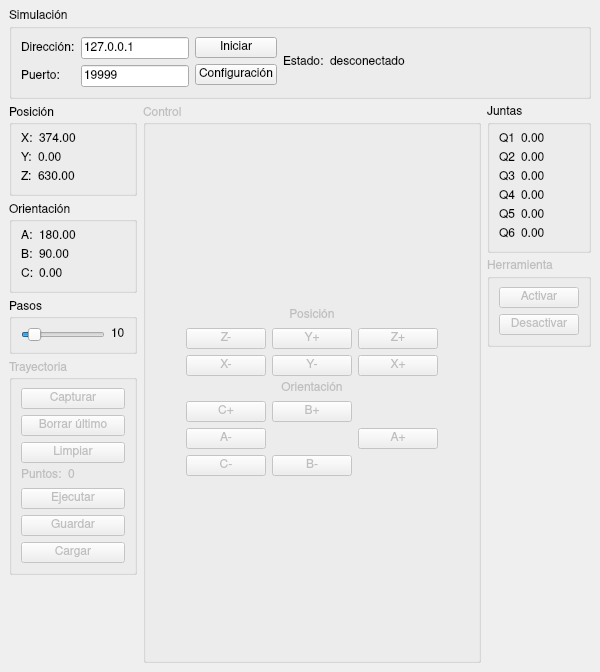
<?xml version="1.0" encoding="UTF-8"?>
<ui version="4.0">
 <class>MainWindowABBPanel</class>
 <widget class="QMainWindow" name="MainWindowABBPanel">
  <property name="geometry">
   <rect>
    <x>0</x>
    <y>0</y>
    <width>600</width>
    <height>672</height>
   </rect>
  </property>
  <property name="minimumSize">
   <size>
    <width>600</width>
    <height>672</height>
   </size>
  </property>
  <property name="font">
   <font>
    <family>Nimbus Sans</family>
   </font>
  </property>
  <property name="windowTitle">
   <string>ABB panel</string>
  </property>
  <widget class="QWidget" name="centralwidget">
   <layout class="QVBoxLayout" name="verticalLayout">
    <item>
     <widget class="QGroupBox" name="groupBoxCoppeliaSimulacion">
      <property name="title">
       <string>Simulación</string>
      </property>
      <layout class="QHBoxLayout" name="horizontalLayout">
       <item>
        <layout class="QVBoxLayout" name="verticalLayout_2">
         <item>
          <widget class="QLabel" name="label">
           <property name="text">
            <string>Dirección:</string>
           </property>
          </widget>
         </item>
         <item>
          <widget class="QLabel" name="label_2">
           <property name="text">
            <string>Puerto:</string>
           </property>
          </widget>
         </item>
        </layout>
       </item>
       <item>
        <layout class="QVBoxLayout" name="verticalLayout_3">
         <item>
          <widget class="QLineEdit" name="lineEditCoppeliaIP">
           <property name="sizePolicy">
            <sizepolicy hsizetype="Minimum" vsizetype="Fixed">
             <horstretch>0</horstretch>
             <verstretch>0</verstretch>
            </sizepolicy>
           </property>
           <property name="text">
            <string>127.0.0.1</string>
           </property>
          </widget>
         </item>
         <item>
          <widget class="QLineEdit" name="lineEditCoppeliaPuerto">
           <property name="sizePolicy">
            <sizepolicy hsizetype="Minimum" vsizetype="Fixed">
             <horstretch>0</horstretch>
             <verstretch>0</verstretch>
            </sizepolicy>
           </property>
           <property name="text">
            <string>19999</string>
           </property>
          </widget>
         </item>
        </layout>
       </item>
       <item>
        <layout class="QVBoxLayout" name="verticalLayout_4">
         <item>
          <widget class="QPushButton" name="pushButtonCoppeliaIniciarDetener">
           <property name="text">
            <string>Iniciar</string>
           </property>
          </widget>
         </item>
         <item>
          <widget class="QPushButton" name="pushButtonCoppeliaConfiguracion">
           <property name="text">
            <string>Configuración</string>
           </property>
          </widget>
         </item>
        </layout>
       </item>
       <item>
        <layout class="QHBoxLayout" name="horizontalLayout_2">
         <item>
          <widget class="QLabel" name="label_3">
           <property name="text">
            <string>Estado:</string>
           </property>
          </widget>
         </item>
         <item>
          <widget class="QLabel" name="labelCoppeliaEstadoConexion">
           <property name="text">
            <string>desconectado</string>
           </property>
          </widget>
         </item>
        </layout>
       </item>
       <item>
        <spacer name="horizontalSpacer">
         <property name="orientation">
          <enum>Qt::Horizontal</enum>
         </property>
         <property name="sizeType">
          <enum>QSizePolicy::Expanding</enum>
         </property>
         <property name="sizeHint" stdset="0">
          <size>
           <width>3</width>
           <height>20</height>
          </size>
         </property>
        </spacer>
       </item>
      </layout>
     </widget>
    </item>
    <item>
     <layout class="QHBoxLayout" name="horizontalLayout_9">
      <item>
       <layout class="QVBoxLayout" name="verticalLayout_7">
        <item>
         <widget class="QGroupBox" name="groupBoxABBPosicion">
          <property name="title">
           <string>Posición</string>
          </property>
          <property name="alignment">
           <set>Qt::AlignLeading|Qt::AlignLeft|Qt::AlignVCenter</set>
          </property>
          <layout class="QVBoxLayout" name="verticalLayout_5">
           <item>
            <layout class="QHBoxLayout" name="horizontalLayout_3">
             <item>
              <widget class="QLabel" name="label_4">
               <property name="text">
                <string>X:</string>
               </property>
              </widget>
             </item>
             <item>
              <widget class="QLabel" name="labelABBPosicionX">
               <property name="sizePolicy">
                <sizepolicy hsizetype="Preferred" vsizetype="Preferred">
                 <horstretch>1</horstretch>
                 <verstretch>0</verstretch>
                </sizepolicy>
               </property>
               <property name="text">
                <string>374.00</string>
               </property>
              </widget>
             </item>
            </layout>
           </item>
           <item>
            <layout class="QHBoxLayout" name="horizontalLayout_4">
             <item>
              <widget class="QLabel" name="label_5">
               <property name="text">
                <string>Y:</string>
               </property>
              </widget>
             </item>
             <item>
              <widget class="QLabel" name="labelABBPosicionY">
               <property name="sizePolicy">
                <sizepolicy hsizetype="Preferred" vsizetype="Preferred">
                 <horstretch>1</horstretch>
                 <verstretch>0</verstretch>
                </sizepolicy>
               </property>
               <property name="text">
                <string>0.00</string>
               </property>
              </widget>
             </item>
            </layout>
           </item>
           <item>
            <layout class="QHBoxLayout" name="horizontalLayout_5">
             <item>
              <widget class="QLabel" name="label_6">
               <property name="text">
                <string>Z:</string>
               </property>
              </widget>
             </item>
             <item>
              <widget class="QLabel" name="labelABBPosicionZ">
               <property name="sizePolicy">
                <sizepolicy hsizetype="Preferred" vsizetype="Preferred">
                 <horstretch>1</horstretch>
                 <verstretch>0</verstretch>
                </sizepolicy>
               </property>
               <property name="text">
                <string>630.00</string>
               </property>
              </widget>
             </item>
            </layout>
           </item>
          </layout>
         </widget>
        </item>
        <item>
         <widget class="QGroupBox" name="groupBoxABBOrientacion">
          <property name="title">
           <string>Orientación</string>
          </property>
          <property name="alignment">
           <set>Qt::AlignLeading|Qt::AlignLeft|Qt::AlignVCenter</set>
          </property>
          <layout class="QVBoxLayout" name="verticalLayout_6">
           <item>
            <layout class="QHBoxLayout" name="horizontalLayout_8">
             <item>
              <widget class="QLabel" name="label_9">
               <property name="text">
                <string>A:</string>
               </property>
              </widget>
             </item>
             <item>
              <widget class="QLabel" name="labelABBOrientacionA">
               <property name="sizePolicy">
                <sizepolicy hsizetype="Preferred" vsizetype="Preferred">
                 <horstretch>1</horstretch>
                 <verstretch>0</verstretch>
                </sizepolicy>
               </property>
               <property name="text">
                <string>180.00</string>
               </property>
              </widget>
             </item>
            </layout>
           </item>
           <item>
            <layout class="QHBoxLayout" name="horizontalLayout_7">
             <item>
              <widget class="QLabel" name="label_8">
               <property name="text">
                <string>B:</string>
               </property>
              </widget>
             </item>
             <item>
              <widget class="QLabel" name="labelABBOrientacionB">
               <property name="sizePolicy">
                <sizepolicy hsizetype="Preferred" vsizetype="Preferred">
                 <horstretch>1</horstretch>
                 <verstretch>0</verstretch>
                </sizepolicy>
               </property>
               <property name="text">
                <string>90.00</string>
               </property>
              </widget>
             </item>
            </layout>
           </item>
           <item>
            <layout class="QHBoxLayout" name="horizontalLayout_6">
             <item>
              <widget class="QLabel" name="label_7">
               <property name="text">
                <string>C:</string>
               </property>
              </widget>
             </item>
             <item>
              <widget class="QLabel" name="labelABBOrientacionC">
               <property name="sizePolicy">
                <sizepolicy hsizetype="Preferred" vsizetype="Preferred">
                 <horstretch>1</horstretch>
                 <verstretch>0</verstretch>
                </sizepolicy>
               </property>
               <property name="text">
                <string>0.00</string>
               </property>
              </widget>
             </item>
            </layout>
           </item>
          </layout>
         </widget>
        </item>
        <item>
         <widget class="QGroupBox" name="groupBoxABBPasos">
          <property name="title">
           <string>Pasos</string>
          </property>
          <property name="alignment">
           <set>Qt::AlignLeading|Qt::AlignLeft|Qt::AlignVCenter</set>
          </property>
          <layout class="QHBoxLayout" name="horizontalLayout_10">
           <item>
            <widget class="QSlider" name="horizontalSliderABBPasos">
             <property name="minimum">
              <number>1</number>
             </property>
             <property name="maximum">
              <number>100</number>
             </property>
             <property name="singleStep">
              <number>1</number>
             </property>
             <property name="value">
              <number>10</number>
             </property>
             <property name="sliderPosition">
              <number>10</number>
             </property>
             <property name="orientation">
              <enum>Qt::Horizontal</enum>
             </property>
            </widget>
           </item>
           <item>
            <widget class="QLabel" name="labelABBPasos">
             <property name="text">
              <string>10</string>
             </property>
            </widget>
           </item>
          </layout>
         </widget>
        </item>
        <item>
         <widget class="QGroupBox" name="groupBoxABBTrayectoria">
          <property name="enabled">
           <bool>false</bool>
          </property>
          <property name="title">
           <string>Trayectoria</string>
          </property>
          <property name="alignment">
           <set>Qt::AlignLeading|Qt::AlignLeft|Qt::AlignVCenter</set>
          </property>
          <layout class="QVBoxLayout" name="verticalLayout_10">
           <item>
            <widget class="QPushButton" name="pushButtonABBCapturarPunto">
             <property name="text">
              <string>Capturar</string>
             </property>
            </widget>
           </item>
           <item>
            <widget class="QPushButton" name="pushButtonABBBorrarUltimoPunto">
             <property name="text">
              <string>Borrar último</string>
             </property>
            </widget>
           </item>
           <item>
            <widget class="QPushButton" name="pushButtonABBLimpiarTrayectoria">
             <property name="text">
              <string>Limpiar</string>
             </property>
            </widget>
           </item>
           <item>
            <layout class="QHBoxLayout" name="horizontalLayout_19">
             <item>
              <widget class="QLabel" name="label_12">
               <property name="text">
                <string>Puntos:</string>
               </property>
              </widget>
             </item>
             <item>
              <widget class="QLabel" name="labelABBCantidadPuntos">
               <property name="sizePolicy">
                <sizepolicy hsizetype="Preferred" vsizetype="Preferred">
                 <horstretch>1</horstretch>
                 <verstretch>0</verstretch>
                </sizepolicy>
               </property>
               <property name="text">
                <string>0</string>
               </property>
              </widget>
             </item>
            </layout>
           </item>
           <item>
            <widget class="QPushButton" name="pushButtonABBEjecutarPuntos">
             <property name="text">
              <string>Ejecutar</string>
             </property>
            </widget>
           </item>
           <item>
            <widget class="QPushButton" name="pushButtonABBGuardarTrayectoria">
             <property name="text">
              <string>Guardar</string>
             </property>
            </widget>
           </item>
           <item>
            <widget class="QPushButton" name="pushButtonABBCargarTrayectoria">
             <property name="text">
              <string>Cargar</string>
             </property>
            </widget>
           </item>
          </layout>
         </widget>
        </item>
        <item>
         <spacer name="verticalSpacer">
          <property name="orientation">
           <enum>Qt::Vertical</enum>
          </property>
          <property name="sizeHint" stdset="0">
           <size>
            <width>20</width>
            <height>40</height>
           </size>
          </property>
         </spacer>
        </item>
       </layout>
      </item>
      <item>
       <widget class="QGroupBox" name="groupBoxABBControl">
        <property name="enabled">
         <bool>false</bool>
        </property>
        <property name="sizePolicy">
         <sizepolicy hsizetype="Preferred" vsizetype="Preferred">
          <horstretch>1</horstretch>
          <verstretch>1</verstretch>
         </sizepolicy>
        </property>
        <property name="title">
         <string>Control</string>
        </property>
        <property name="alignment">
         <set>Qt::AlignLeading|Qt::AlignLeft|Qt::AlignVCenter</set>
        </property>
        <layout class="QHBoxLayout" name="horizontalLayout_17">
         <item>
          <spacer name="horizontalSpacer_3">
           <property name="orientation">
            <enum>Qt::Horizontal</enum>
           </property>
           <property name="sizeHint" stdset="0">
            <size>
             <width>40</width>
             <height>20</height>
            </size>
           </property>
          </spacer>
         </item>
         <item>
          <layout class="QVBoxLayout" name="verticalLayout_11">
           <item>
            <spacer name="verticalSpacer_4">
             <property name="orientation">
              <enum>Qt::Vertical</enum>
             </property>
             <property name="sizeHint" stdset="0">
              <size>
               <width>20</width>
               <height>40</height>
              </size>
             </property>
            </spacer>
           </item>
           <item>
            <layout class="QVBoxLayout" name="verticalLayout_8">
             <item>
              <widget class="QLabel" name="label_10">
               <property name="text">
                <string>Posición</string>
               </property>
               <property name="alignment">
                <set>Qt::AlignCenter</set>
               </property>
              </widget>
             </item>
             <item>
              <layout class="QGridLayout" name="gridLayout_2">
               <item row="0" column="2">
                <widget class="QPushButton" name="pushButtonABBYUp">
                 <property name="text">
                  <string>Y+</string>
                 </property>
                 <property name="shortcut">
                  <string>Ctrl+W</string>
                 </property>
                </widget>
               </item>
               <item row="1" column="1">
                <widget class="QPushButton" name="pushButtonABBXDown">
                 <property name="text">
                  <string>X-</string>
                 </property>
                 <property name="shortcut">
                  <string>Ctrl+A</string>
                 </property>
                </widget>
               </item>
               <item row="1" column="3">
                <widget class="QPushButton" name="pushButtonABBXUp">
                 <property name="text">
                  <string>X+</string>
                 </property>
                 <property name="shortcut">
                  <string>Ctrl+D</string>
                 </property>
                </widget>
               </item>
               <item row="1" column="2">
                <widget class="QPushButton" name="pushButtonABBYDown">
                 <property name="text">
                  <string>Y-</string>
                 </property>
                 <property name="shortcut">
                  <string>Ctrl+S</string>
                 </property>
                </widget>
               </item>
               <item row="0" column="3">
                <widget class="QPushButton" name="pushButtonABBZUp">
                 <property name="text">
                  <string>Z+</string>
                 </property>
                 <property name="shortcut">
                  <string>Ctrl+E</string>
                 </property>
                </widget>
               </item>
               <item row="0" column="1">
                <widget class="QPushButton" name="pushButtonABBZDown">
                 <property name="text">
                  <string>Z-</string>
                 </property>
                 <property name="shortcut">
                  <string>Ctrl+Q</string>
                 </property>
                </widget>
               </item>
              </layout>
             </item>
            </layout>
           </item>
           <item>
            <layout class="QVBoxLayout" name="verticalLayout_9">
             <item>
              <widget class="QLabel" name="label_11">
               <property name="text">
                <string>Orientación</string>
               </property>
               <property name="alignment">
                <set>Qt::AlignCenter</set>
               </property>
              </widget>
             </item>
             <item>
              <layout class="QGridLayout" name="gridLayout_3">
               <item row="1" column="1">
                <widget class="QPushButton" name="pushButtonABBADown">
                 <property name="text">
                  <string>A-</string>
                 </property>
                 <property name="shortcut">
                  <string>Ctrl+4</string>
                 </property>
                </widget>
               </item>
               <item row="1" column="3">
                <widget class="QPushButton" name="pushButtonABBAUp">
                 <property name="text">
                  <string>A+</string>
                 </property>
                 <property name="shortcut">
                  <string>Ctrl+6</string>
                 </property>
                </widget>
               </item>
               <item row="0" column="2">
                <widget class="QPushButton" name="pushButtonABBBUp">
                 <property name="text">
                  <string>B+</string>
                 </property>
                 <property name="shortcut">
                  <string>Ctrl+8</string>
                 </property>
                </widget>
               </item>
               <item row="2" column="2">
                <widget class="QPushButton" name="pushButtonABBBDown">
                 <property name="text">
                  <string>B-</string>
                 </property>
                 <property name="shortcut">
                  <string>Ctrl+2</string>
                 </property>
                </widget>
               </item>
               <item row="2" column="1">
                <widget class="QPushButton" name="pushButtonABBCDown">
                 <property name="text">
                  <string>C-</string>
                 </property>
                 <property name="shortcut">
                  <string>Ctrl+1</string>
                 </property>
                </widget>
               </item>
               <item row="0" column="1">
                <widget class="QPushButton" name="pushButtonABBCUp">
                 <property name="text">
                  <string>C+</string>
                 </property>
                 <property name="shortcut">
                  <string>Ctrl+7</string>
                 </property>
                </widget>
               </item>
              </layout>
             </item>
            </layout>
           </item>
           <item>
            <spacer name="verticalSpacer_3">
             <property name="orientation">
              <enum>Qt::Vertical</enum>
             </property>
             <property name="sizeHint" stdset="0">
              <size>
               <width>20</width>
               <height>40</height>
              </size>
             </property>
            </spacer>
           </item>
          </layout>
         </item>
         <item>
          <spacer name="horizontalSpacer_2">
           <property name="orientation">
            <enum>Qt::Horizontal</enum>
           </property>
           <property name="sizeHint" stdset="0">
            <size>
             <width>40</width>
             <height>20</height>
            </size>
           </property>
          </spacer>
         </item>
        </layout>
       </widget>
      </item>
      <item>
       <layout class="QVBoxLayout" name="verticalLayout_14">
        <item>
         <widget class="QGroupBox" name="groupBoxABBJuntas">
          <property name="title">
           <string>Juntas</string>
          </property>
          <layout class="QVBoxLayout" name="verticalLayout_13">
           <item>
            <layout class="QHBoxLayout" name="horizontalLayout_11">
             <item>
              <widget class="QLabel" name="label_19">
               <property name="text">
                <string>Q1</string>
               </property>
              </widget>
             </item>
             <item>
              <widget class="QLabel" name="labelABBQ1">
               <property name="sizePolicy">
                <sizepolicy hsizetype="Preferred" vsizetype="Preferred">
                 <horstretch>1</horstretch>
                 <verstretch>0</verstretch>
                </sizepolicy>
               </property>
               <property name="text">
                <string>0.00</string>
               </property>
              </widget>
             </item>
            </layout>
           </item>
           <item>
            <layout class="QHBoxLayout" name="horizontalLayout_12">
             <item>
              <widget class="QLabel" name="label_21">
               <property name="text">
                <string>Q2</string>
               </property>
              </widget>
             </item>
             <item>
              <widget class="QLabel" name="labelABBQ2">
               <property name="sizePolicy">
                <sizepolicy hsizetype="Preferred" vsizetype="Preferred">
                 <horstretch>1</horstretch>
                 <verstretch>0</verstretch>
                </sizepolicy>
               </property>
               <property name="text">
                <string>0.00</string>
               </property>
              </widget>
             </item>
            </layout>
           </item>
           <item>
            <layout class="QHBoxLayout" name="horizontalLayout_13">
             <item>
              <widget class="QLabel" name="label_22">
               <property name="text">
                <string>Q3</string>
               </property>
              </widget>
             </item>
             <item>
              <widget class="QLabel" name="labelABBQ3">
               <property name="sizePolicy">
                <sizepolicy hsizetype="Preferred" vsizetype="Preferred">
                 <horstretch>1</horstretch>
                 <verstretch>0</verstretch>
                </sizepolicy>
               </property>
               <property name="text">
                <string>0.00</string>
               </property>
              </widget>
             </item>
            </layout>
           </item>
           <item>
            <layout class="QHBoxLayout" name="horizontalLayout_15">
             <item>
              <widget class="QLabel" name="label_23">
               <property name="text">
                <string>Q4</string>
               </property>
              </widget>
             </item>
             <item>
              <widget class="QLabel" name="labelABBQ4">
               <property name="sizePolicy">
                <sizepolicy hsizetype="Preferred" vsizetype="Preferred">
                 <horstretch>1</horstretch>
                 <verstretch>0</verstretch>
                </sizepolicy>
               </property>
               <property name="text">
                <string>0.00</string>
               </property>
              </widget>
             </item>
            </layout>
           </item>
           <item>
            <layout class="QHBoxLayout" name="horizontalLayout_14">
             <item>
              <widget class="QLabel" name="label_20">
               <property name="text">
                <string>Q5</string>
               </property>
              </widget>
             </item>
             <item>
              <widget class="QLabel" name="labelABBQ5">
               <property name="sizePolicy">
                <sizepolicy hsizetype="Preferred" vsizetype="Preferred">
                 <horstretch>1</horstretch>
                 <verstretch>0</verstretch>
                </sizepolicy>
               </property>
               <property name="text">
                <string>0.00</string>
               </property>
              </widget>
             </item>
            </layout>
           </item>
           <item>
            <layout class="QHBoxLayout" name="horizontalLayout_16">
             <item>
              <widget class="QLabel" name="label_24">
               <property name="text">
                <string>Q6</string>
               </property>
              </widget>
             </item>
             <item>
              <widget class="QLabel" name="labelABBQ6">
               <property name="sizePolicy">
                <sizepolicy hsizetype="Preferred" vsizetype="Preferred">
                 <horstretch>1</horstretch>
                 <verstretch>0</verstretch>
                </sizepolicy>
               </property>
               <property name="text">
                <string>0.00</string>
               </property>
              </widget>
             </item>
            </layout>
           </item>
          </layout>
         </widget>
        </item>
        <item>
         <widget class="QGroupBox" name="groupBoxABBHerramienta">
          <property name="enabled">
           <bool>false</bool>
          </property>
          <property name="title">
           <string>Herramienta</string>
          </property>
          <layout class="QVBoxLayout" name="verticalLayout_12">
           <item>
            <widget class="QPushButton" name="pushButtonABBActivarHerramienta">
             <property name="text">
              <string>Activar</string>
             </property>
            </widget>
           </item>
           <item>
            <widget class="QPushButton" name="pushButtonABBDesactivarHerramienta">
             <property name="text">
              <string>Desactivar</string>
             </property>
            </widget>
           </item>
          </layout>
         </widget>
        </item>
        <item>
         <spacer name="verticalSpacer_6">
          <property name="orientation">
           <enum>Qt::Vertical</enum>
          </property>
          <property name="sizeHint" stdset="0">
           <size>
            <width>20</width>
            <height>40</height>
           </size>
          </property>
         </spacer>
        </item>
       </layout>
      </item>
     </layout>
    </item>
   </layout>
  </widget>
 </widget>
 <resources/>
 <connections>
  <connection>
   <sender>horizontalSliderABBPasos</sender>
   <signal>valueChanged(int)</signal>
   <receiver>labelABBPasos</receiver>
   <slot>setNum(int)</slot>
   <hints>
    <hint type="sourcelabel">
     <x>70</x>
     <y>384</y>
    </hint>
    <hint type="destinationlabel">
     <x>123</x>
     <y>385</y>
    </hint>
   </hints>
  </connection>
 </connections>
</ui>
